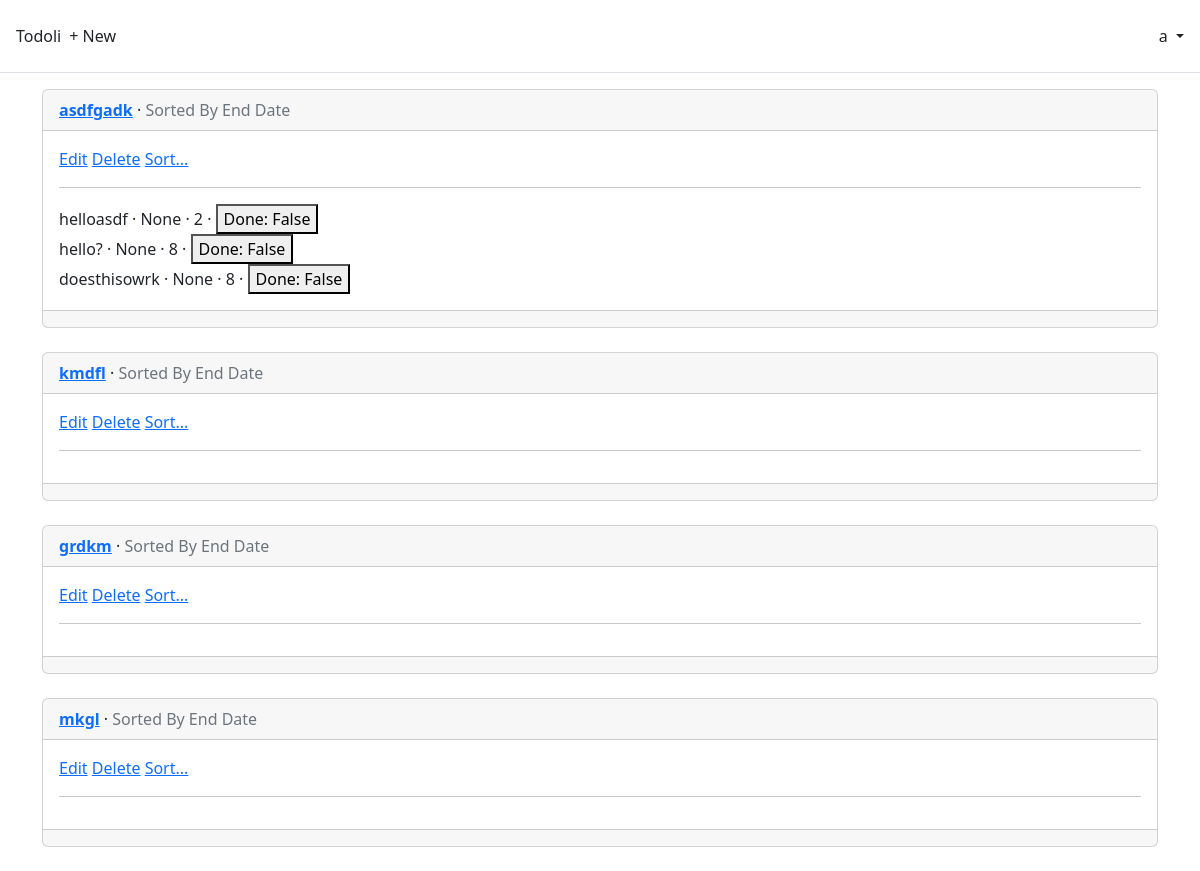
The app's page /lists/ (signed in) with its own data.
### accounts/models.py (models this page shows)
class CustomUser(AbstractUser):
	pass

### lists/models.py (models this page shows, shortened)
class List(models.Model):
	title = models.CharField(max_length=255)
	author = models.ForeignKey(
		settings.AUTH_USER_MODEL,
		on_delete=models.CASCADE,
	)
	sort_criterion = models.CharField(
		max_length=2,
		choices=SortCriterion.choices,
		default=SortCriterion.BY_END_DATE,
	)
	def get_absolute_url(self):
		return reverse("list_detail", kwargs={"pk": self.pk})
	def sort(self):
		if self.sort_criterion == SortCriterion.BY_PRIORITY:
			return self.task_set.order_by("priority")
		elif self.sort_criterion == SortCriterion.BY_END_DATE:
			return self.task_set.order_by("end_date")
		else:
			warnings.warn("Invalid sort criterion encountered.", UserWarning)
			return self.task_set.all()

class Task(models.Model):
	list = models.ForeignKey(List, on_delete=models.CASCADE)
	title = models.CharField(max_length=255)
	end_date = models.DateField() #Or DateField
	priority = models.IntegerField()
	is_done = models.BooleanField(default=False)

### lists/views.py (the view)
# urls.py: path("", ListListView.as_view(), name="list_list"),
class ListListView(AllowGuestUserMixin, LoginRequiredMixin, UserCanAccessMixin, ListView):
	model = List
	template_name = "list_list.html"

### lists/views.py (called while the page is built)
	def get_queryset(self):
		queryset = super().get_queryset()
		queryset = queryset.filter(author=self.request.user)
		return queryset

### templates/list_list.html (shortened to what this page needs)
{% extends "base.html" %}
{% block content %}
{% for list_item in list_list %}
<div class="card">
	<div class="card-header">
		<span class="fw-bold">
			<a href="{{ list_item.get_absolute_url }}">{{ list_item.title }}</a>
		</span> &middot;
		<span class="text-muted">Sorted {{ list_item.get_sort_criterion_display }}</span>
	</div>
	<div class="card-body">
		<a href="{% url 'list_edit' list_item.pk %}">Edit</a>
		<a href="{% url 'list_delete' list_item.pk %}">Delete</a>
		<a href="{% url 'list_sort' list_item.pk %}">Sort...</a>
		<hr>
		<div>
			{% for task in list_item.sort %}
				{% include 'task_item.html' %}
			{% endfor %}
		</div>
	</div>
	<div class="card-footer text-center text-muted">
	</div>
</div>
<br />
{% endfor %}
{% endblock content %}

### templates/base.html (shortened to what this page needs)
<!DOCTYPE html>
<html>
<head>
	<link href="https://cdn.jsdelivr.net/npm/bootstrap@5.2.3/dist/css/bootstrap.min.css" rel="stylesheet"
>
</head>
<body>
	<header class="p-3 mb-3 border-bottom">
		<div class="d-flex flex-wrap align-items-center justify-content-center justify-content-lg-start">
			<a class="navbar-brand" href="{% url 'home' %}">Todoli</a>
			<ul class="nav col-12 col-lg-auto me-lg-auto mb-2 justify-content-center mb-md-0">
			{% if user.is_authenticated %}
				<li><a href="{% url 'list_new' %}" class="nav-link px-2 link-dark">+ New</a></li>
				</ul>
				<div class="dropdown text-end">
					<a href="#" class="d-block link-dark text-decoration-none dropdown-toggle" id="dropdownUser1"
						data-bs-toggle="dropdown" aria-expanded="false">
						{{ user.username }}
					</a>
				</div>
			{% else %}
				</ul>
				<div class="text-end">
					<a href="{% url 'login' %}" class="btn btn-outline-primary me-2">Log In</a>
					<a href="{% url 'signup' %}" class="btn btn-primary">Sign Up</a>
				</div>
			{% endif %}
		</div>
	</header>
	<main>
		<div class="container">
			{% block content %}
			{% endblock content %}
		</div>
	</main>
</body>
</html>

### templates/task_item.html (shortened to what this page needs)
<span class="font-weight-bold">
	{{ task.title }} &middot;
</span>
{{ task.end_date }} &middot;
{{ task.priority }} &middot;
<form method="post" action="{% url 'task_toggle_done' task.id %}" style="display: inline">
	<button type="submit">Done: {{ task.is_done }}</button>
</form>
<br>

### records on screen
CustomUser: username "a"
List: title "asdfgadk", sort_criterion "By End Date"
Task: title "helloasdf", end_date "None", priority "2", is_done "False"
Task: title "hello?", end_date "None", priority "8", is_done "False"
Task: title "doesthisowrk", end_date "None", priority "8", is_done "False"
List: title "kmdfl", sort_criterion "By End Date"
List: title "grdkm", sort_criterion "By End Date"
List: title "mkgl", sort_criterion "By End Date"
